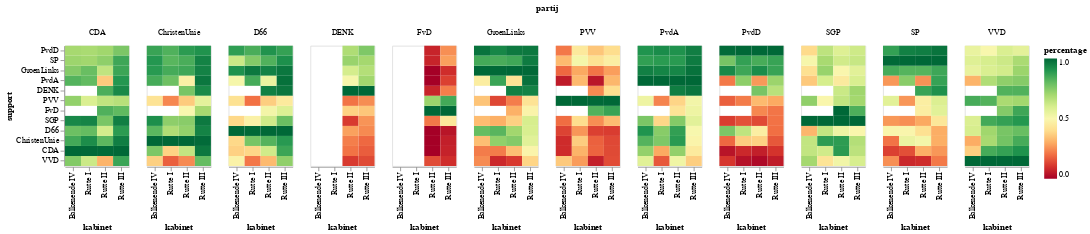

Notebook cell for this chart:
### Markdown cell above
Au! Dat doet pijn bij FvD! Bijna alle partijen stemmen tegen hun moties, behalve PVV en 50Plus.
Van de oppositiepartijen krijgen alleen SGP, 50Plus, PvdA en Groenlinks regelmatig steun van de regeringspartijen. De andere partijen kunnen dit over het algemeen vergeten.
PvdD krijgt nog wat hulp van Groenlinks en de SP.

### Code cell
stem_perc = stem_perc[stem_perc['support'].isin(order)]
stem_perc = stem_perc[stem_perc['partij'].isin(order)]

alt.Chart(stem_perc,height=150,width=80).mark_rect().encode(
    column = 'partij',
    x=alt.X('kamer:N', sort=list(order)),
    y=alt.Y('support:N', sort=list(parties)),
    color=alt.Color('percentage', scale=alt.Scale(scheme='redyellowgreen'))
)#.properties(width=200)

### Figure 1 — Vega-Lite specification as saved in the notebook (floating-point values rounded to 4 significant figures; data arrays with more than 128 entries replaced by an {"elided": "..."} marker saying what was removed)
{"config": {"view": {"continuousWidth": 400, "continuousHeight": 300}}, "data": {"name": "data-058c4b7291557cc00721ea2e05881ada"}, "mark": "rect", "encoding": {"color": {"type": "quantitative", "field": "percentage", "scale": {"scheme": "redyellowgreen"}}, "column": {"type": "nominal", "field": "partij"}, "x": {"type": "nominal", "field": "kabinet", "sort": ["VVD", "CDA", "ChristenUnie", "D66", "SGP", "FvD", "PVV", "Van Haga", "Krol", "Groep Krol/vKA", "Van Kooten-Arissen", "50PLUS", "DENK", "PvdA", "GroenLinks", "SP", "PvdD"]}, "y": {"type": "nominal", "field": "support", "sort": ["PvdD", "SP", "GroenLinks", "PvdA", "DENK", "PVV", "FvD", "SGP", "D66", "ChristenUnie", "CDA", "VVD"]}}, "height": 150, "width": 80, "$schema": "https://vega.github.io/schema/vega-lite/v4.8.1.json", "datasets": {"data-058c4b7291557cc00721ea2e05881ada": {"elided": "488 records"}}}
